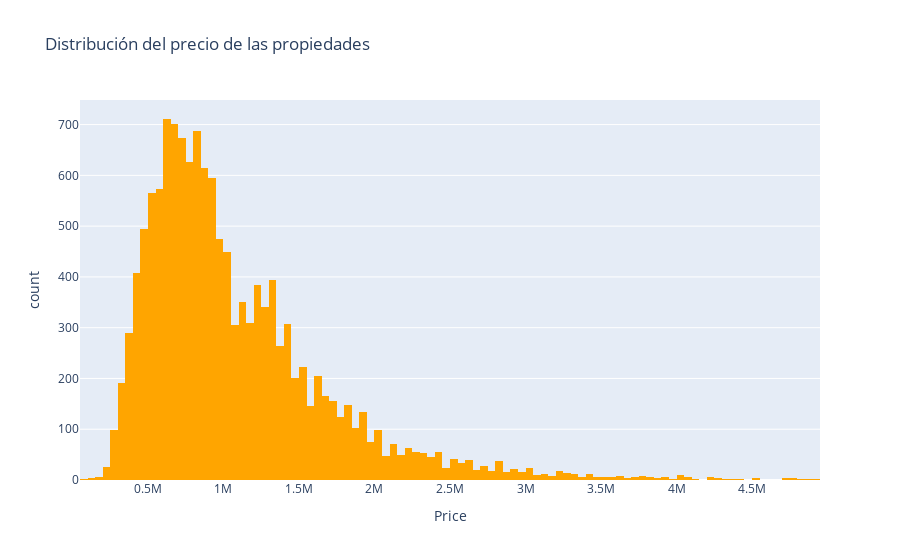

Notebook source saved alongside this figure:
### Code cell
fig1 = px.histogram(melb_limpio, x='Price', nbins=100, title='Distribución del precio de las propiedades', color_discrete_sequence=['#FFA500'])
fig1.show()

### Figure 1 — Plotly figure (JSON) as saved in the notebook; plotly's stock layout.template omitted (floating-point values rounded to 4 significant figures; data arrays with more than 128 entries replaced by an {"elided": "..."} marker saying what was removed)
{"data": [{"alignmentgroup": "True", "bingroup": "x", "hovertemplate": "Price=%{x}<br>count=%{y}<extra></extra>", "legendgroup": "", "marker": {"color": "#FFA500", "pattern": {"shape": ""}}, "name": "", "nbinsx": 100, "offsetgroup": "", "orientation": "v", "showlegend": false, "type": "histogram", "x": {"elided": "13559 int values"}, "xaxis": "x", "yaxis": "y"}], "layout": {"barmode": "relative", "legend": {"tracegroupgap": 0}, "title": {"text": "Distribución del precio de las propiedades"}, "xaxis": {"anchor": "y", "domain": [0, 1], "title": {"text": "Price"}}, "yaxis": {"anchor": "x", "domain": [0, 1], "title": {"text": "count"}}}}
